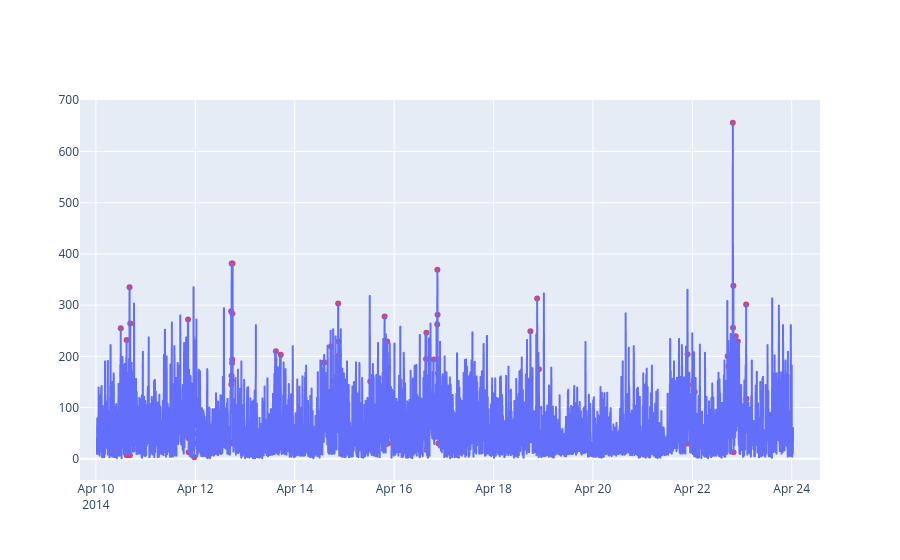

Notebook source saved alongside this figure:
### Code cell
# sb.set_style('darkgrid')
# plt.figure(figsize=(40, 10))
# sb.lineplot(data_copy, x='timestamp', y='value', label='value')
# sb.scatterplot(data=data_copy[(data_copy['anomaly'] == -1)], x='timestamp', y='value', color='red', s=70, label='anomlay')
# plt.legend()

fig1 = px.line(data_copy, x='timestamp', y='value') # values
fig2 = px.scatter(data_copy[(data_copy['anomaly'] == -1)], x='timestamp', y='value', color='anomaly') # anomalies

fig3 = go.Figure(data=fig1.data + fig2.data); fig3.update_layout(coloraxis_showscale=False)
fig3.show()
